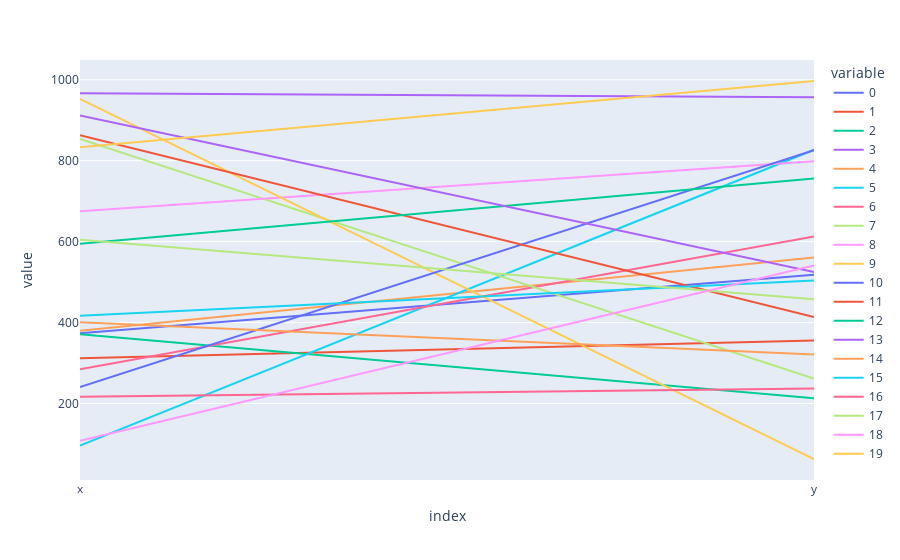

The cell this chart's notebook holds for it:
### Code cell
from randomData import init_random_df
import plotly.express as px

df = init_random_df(20)
print(df)
fig = px.line(df)
fig.show()

### Figure 1 — Plotly figure (JSON) as saved in the notebook; plotly's stock layout.template omitted (floating-point values rounded to 4 significant figures)
{"data": [{"hovertemplate": "variable=0<br>index=%{x}<br>value=%{y}<extra></extra>", "legendgroup": "0", "line": {"color": "#636efa", "dash": "solid"}, "marker": {"symbol": "circle"}, "mode": "lines", "name": "0", "orientation": "v", "showlegend": true, "type": "scatter", "x": ["x", "y"], "xaxis": "x", "y": [374, 518], "yaxis": "y"}, {"hovertemplate": "variable=1<br>index=%{x}<br>value=%{y}<extra></extra>", "legendgroup": "1", "line": {"color": "#EF553B", "dash": "solid"}, "marker": {"symbol": "circle"}, "mode": "lines", "name": "1", "orientation": "v", "showlegend": true, "type": "scatter", "x": ["x", "y"], "xaxis": "x", "y": [312, 356], "yaxis": "y"}, {"hovertemplate": "variable=2<br>index=%{x}<br>value=%{y}<extra></extra>", "legendgroup": "2", "line": {"color": "#00cc96", "dash": "solid"}, "marker": {"symbol": "circle"}, "mode": "lines", "name": "2", "orientation": "v", "showlegend": true, "type": "scatter", "x": ["x", "y"], "xaxis": "x", "y": [371, 213], "yaxis": "y"}, {"hovertemplate": "variable=3<br>index=%{x}<br>value=%{y}<extra></extra>", "legendgroup": "3", "line": {"color": "#ab63fa", "dash": "solid"}, "marker": {"symbol": "circle"}, "mode": "lines", "name": "3", "orientation": "v", "showlegend": true, "type": "scatter", "x": ["x", "y"], "xaxis": "x", "y": [967, 957], "yaxis": "y"}, {"hovertemplate": "variable=4<br>index=%{x}<br>value=%{y}<extra></extra>", "legendgroup": "4", "line": {"color": "#FFA15A", "dash": "solid"}, "marker": {"symbol": "circle"}, "mode": "lines", "name": "4", "orientation": "v", "showlegend": true, "type": "scatter", "x": ["x", "y"], "xaxis": "x", "y": [380, 561], "yaxis": "y"}, {"hovertemplate": "variable=5<br>index=%{x}<br>value=%{y}<extra></extra>", "legendgroup": "5", "line": {"color": "#19d3f3", "dash": "solid"}, "marker": {"symbol": "circle"}, "mode": "lines", "name": "5", "orientation": "v", "showlegend": true, "type": "scatter", "x": ["x", "y"], "xaxis": "x", "y": [96, 827], "yaxis": "y"}, {"hovertemplate": "variable=6<br>index=%{x}<br>value=%{y}<extra></extra>", "legendgroup": "6", "line": {"color": "#FF6692", "dash": "solid"}, "marker": {"symbol": "circle"}, "mode": "lines", "name": "6", "orientation": "v", "showlegend": true, "type": "scatter", "x": ["x", "y"], "xaxis": "x", "y": [285, 613], "yaxis": "y"}, {"hovertemplate": "variable=7<br>index=%{x}<br>value=%{y}<extra></extra>", "legendgroup": "7", "line": {"color": "#B6E880", "dash": "solid"}, "marker": {"symbol": "circle"}, "mode": "lines", "name": "7", "orientation": "v", "showlegend": true, "type": "scatter", "x": ["x", "y"], "xaxis": "x", "y": [854, 262], "yaxis": "y"}, {"hovertemplate": "variable=8<br>index=%{x}<br>value=%{y}<extra></extra>", "legendgroup": "8", "line": {"color": "#FF97FF", "dash": "solid"}, "marker": {"symbol": "circle"}, "mode": "lines", "name": "8", "orientation": "v", "showlegend": true, "type": "scatter", "x": ["x", "y"], "xaxis": "x", "y": [675, 799], "yaxis": "y"}, {"hovertemplate": "variable=9<br>index=%{x}<br>value=%{y}<extra></extra>", "legendgroup": "9", "line": {"color": "#FECB52", "dash": "solid"}, "marker": {"symbol": "circle"}, "mode": "lines", "name": "9", "orientation": "v", "showlegend": true, "type": "scatter", "x": ["x", "y"], "xaxis": "x", "y": [953, 63], "yaxis": "y"}, {"hovertemplate": "variable=10<br>index=%{x}<br>value=%{y}<extra></extra>", "legendgroup": "10", "line": {"color": "#636efa", "dash": "solid"}, "marker": {"symbol": "circle"}, "mode": "lines", "name": "10", "orientation": "v", "showlegend": true, "type": "scatter", "x": ["x", "y"], "xaxis": "x", "y": [241, 826], "yaxis": "y"}, {"hovertemplate": "variable=11<br>index=%{x}<br>value=%{y}<extra></extra>", "legendgroup": "11", "line": {"color": "#EF553B", "dash": "solid"}, "marker": {"symbol": "circle"}, "mode": "lines", "name": "11", "orientation": "v", "showlegend": true, "type": "scatter", "x": ["x", "y"], "xaxis": "x", "y": [863, 414], "yaxis": "y"}, {"hovertemplate": "variable=12<br>index=%{x}<br>value=%{y}<extra></extra>", "legendgroup": "12", "line": {"color": "#00cc96", "dash": "solid"}, "marker": {"symbol": "circle"}, "mode": "lines", "name": "12", "orientation": "v", "showlegend": true, "type": "scatter", "x": ["x", "y"], "xaxis": "x", "y": [595, 756], "yaxis": "y"}, {"hovertemplate": "variable=13<br>index=%{x}<br>value=%{y}<extra></extra>", "legendgroup": "13", "line": {"color": "#ab63fa", "dash": "solid"}, "marker": {"symbol": "circle"}, "mode": "lines", "name": "13", "orientation": "v", "showlegend": true, "type": "scatter", "x": ["x", "y"], "xaxis": "x", "y": [912, 525], "yaxis": "y"}, {"hovertemplate": "variable=14<br>index=%{x}<br>value=%{y}<extra></extra>", "legendgroup": "14", "line": {"color": "#FFA15A", "dash": "solid"}, "marker": {"symbol": "circle"}, "mode": "lines", "name": "14", "orientation": "v", "showlegend": true, "type": "scatter", "x": ["x", "y"], "xaxis": "x", "y": [401, 321], "yaxis": "y"}, {"hovertemplate": "variable=15<br>index=%{x}<br>value=%{y}<extra></extra>", "legendgroup": "15", "line": {"color": "#19d3f3", "dash": "solid"}, "marker": {"symbol": "circle"}, "mode": "lines", "name": "15", "orientation": "v", "showlegend": true, "type": "scatter", "x": ["x", "y"], "xaxis": "x", "y": [417, 504], "yaxis": "y"}, {"hovertemplate": "variable=16<br>index=%{x}<br>value=%{y}<extra></extra>", "legendgroup": "16", "line": {"color": "#FF6692", "dash": "solid"}, "marker": {"symbol": "circle"}, "mode": "lines", "name": "16", "orientation": "v", "showlegend": true, "type": "scatter", "x": ["x", "y"], "xaxis": "x", "y": [217, 237], "yaxis": "y"}, {"hovertemplate": "variable=17<br>index=%{x}<br>value=%{y}<extra></extra>", "legendgroup": "17", "line": {"color": "#B6E880", "dash": "solid"}, "marker": {"symbol": "circle"}, "mode": "lines", "name": "17", "orientation": "v", "showlegend": true, "type": "scatter", "x": ["x", "y"], "xaxis": "x", "y": [605, 458], "yaxis": "y"}, {"hovertemplate": "variable=18<br>index=%{x}<br>value=%{y}<extra></extra>", "legendgroup": "18", "line": {"color": "#FF97FF", "dash": "solid"}, "marker": {"symbol": "circle"}, "mode": "lines", "name": "18", "orientation": "v", "showlegend": true, "type": "scatter", "x": ["x", "y"], "xaxis": "x", "y": [108, 541], "yaxis": "y"}, {"hovertemplate": "variable=19<br>index=%{x}<br>value=%{y}<extra></extra>", "legendgroup": "19", "line": {"color": "#FECB52", "dash": "solid"}, "marker": {"symbol": "circle"}, "mode": "lines", "name": "19", "orientation": "v", "showlegend": true, "type": "scatter", "x": ["x", "y"], "xaxis": "x", "y": [833, 997], "yaxis": "y"}], "layout": {"autosize": true, "legend": {"title": {"text": "variable"}, "tracegroupgap": 0}, "margin": {"t": 60}, "xaxis": {"anchor": "y", "autorange": true, "domain": [0, 1], "range": [0, 1], "title": {"text": "index"}, "type": "category"}, "yaxis": {"anchor": "x", "autorange": true, "domain": [0, 1], "range": [11.11, 1049.0], "title": {"text": "value"}, "type": "linear"}}}
